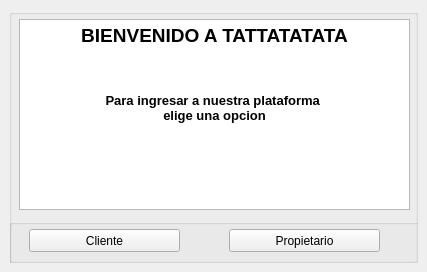
<?xml version="1.0" encoding="UTF-8"?>
<ui version="4.0">
 <class>MainWindow</class>
 <widget class="QMainWindow" name="MainWindow">
  <property name="geometry">
   <rect>
    <x>0</x>
    <y>0</y>
    <width>427</width>
    <height>272</height>
   </rect>
  </property>
  <property name="windowTitle">
   <string>Pagina inicial</string>
  </property>
  <widget class="QWidget" name="centralwidget">
   <layout class="QVBoxLayout" name="verticalLayout">
    <item>
     <widget class="QGroupBox" name="groupBox">
      <property name="title">
       <string/>
      </property>
      <widget class="QTextBrowser" name="textBrowser">
       <property name="geometry">
        <rect>
         <x>10</x>
         <y>10</y>
         <width>391</width>
         <height>191</height>
        </rect>
       </property>
       <property name="html">
        <string>&lt;!DOCTYPE HTML PUBLIC &quot;-//W3C//DTD HTML 4.0//EN&quot; &quot;http://www.w3.org/TR/REC-html40/strict.dtd&quot;&gt;
&lt;html&gt;&lt;head&gt;&lt;meta name=&quot;qrichtext&quot; content=&quot;1&quot; /&gt;&lt;style type=&quot;text/css&quot;&gt;
p, li { white-space: pre-wrap; }
&lt;/style&gt;&lt;/head&gt;&lt;body style=&quot; font-family:'MS Shell Dlg 2'; font-size:8.25pt; font-weight:400; font-style:normal;&quot;&gt;
&lt;p align=&quot;center&quot; style=&quot; margin-top:0px; margin-bottom:0px; margin-left:0px; margin-right:0px; -qt-block-indent:0; text-indent:0px;&quot;&gt;&lt;span style=&quot; font-size:14pt; font-weight:600;&quot;&gt;BIENVENIDO A TATTATATATA&lt;/span&gt;&lt;/p&gt;
&lt;p align=&quot;center&quot; style=&quot;-qt-paragraph-type:empty; margin-top:0px; margin-bottom:0px; margin-left:0px; margin-right:0px; -qt-block-indent:0; text-indent:0px; font-size:14pt; font-weight:600;&quot;&gt;&lt;br /&gt;&lt;/p&gt;
&lt;p align=&quot;center&quot; style=&quot;-qt-paragraph-type:empty; margin-top:0px; margin-bottom:0px; margin-left:0px; margin-right:0px; -qt-block-indent:0; text-indent:0px; font-size:14pt; font-weight:600;&quot;&gt;&lt;br /&gt;&lt;/p&gt;
&lt;p align=&quot;center&quot; style=&quot; margin-top:0px; margin-bottom:0px; margin-left:0px; margin-right:0px; -qt-block-indent:0; text-indent:0px;&quot;&gt;&lt;span style=&quot; font-size:10pt; font-weight:600;&quot;&gt;Para ingresar a nuestra plataforma &lt;/span&gt;&lt;/p&gt;
&lt;p align=&quot;center&quot; style=&quot; margin-top:0px; margin-bottom:0px; margin-left:0px; margin-right:0px; -qt-block-indent:0; text-indent:0px;&quot;&gt;&lt;span style=&quot; font-size:10pt; font-weight:600;&quot;&gt;elige una opcion&lt;/span&gt;&lt;/p&gt;&lt;/body&gt;&lt;/html&gt;</string>
       </property>
      </widget>
      <widget class="QGroupBox" name="groupBox_2">
       <property name="geometry">
        <rect>
         <x>0</x>
         <y>210</y>
         <width>413</width>
         <height>182</height>
        </rect>
       </property>
       <property name="title">
        <string/>
       </property>
       <widget class="QPushButton" name="pb_propietario">
        <property name="geometry">
         <rect>
          <x>220</x>
          <y>10</y>
          <width>151</width>
          <height>23</height>
         </rect>
        </property>
        <property name="sizePolicy">
         <sizepolicy hsizetype="Preferred" vsizetype="Preferred">
          <horstretch>0</horstretch>
          <verstretch>0</verstretch>
         </sizepolicy>
        </property>
        <property name="text">
         <string>Propietario</string>
        </property>
       </widget>
       <widget class="QPushButton" name="pb_cliente">
        <property name="geometry">
         <rect>
          <x>20</x>
          <y>10</y>
          <width>151</width>
          <height>23</height>
         </rect>
        </property>
        <property name="sizePolicy">
         <sizepolicy hsizetype="Preferred" vsizetype="Preferred">
          <horstretch>0</horstretch>
          <verstretch>0</verstretch>
         </sizepolicy>
        </property>
        <property name="text">
         <string>Cliente</string>
        </property>
       </widget>
      </widget>
     </widget>
    </item>
   </layout>
  </widget>
 </widget>
 <resources/>
 <connections/>
</ui>
